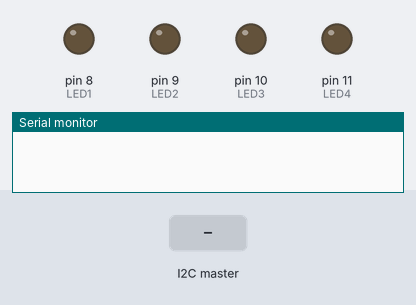
Bench run of a sketch on a simulated Arduino Uno, built with avr-gcc and run on an emulated ATmega328P. Parts: output pins drawn as LEDs (lit = HIGH), the last lines printed to the serial monitor. Inputs (shaded band) come from the test bench.

Above: at 2.2 s.
2.3 s: the I2C master sends the byte 1
At 3.3 s:
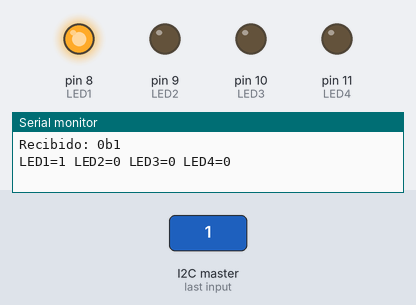
3.8 s: the I2C master sends the byte 2
At 4.4 s:
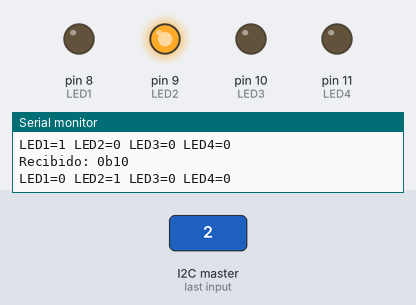
5.3 s: the I2C master sends the byte 90
At 6.5 s:
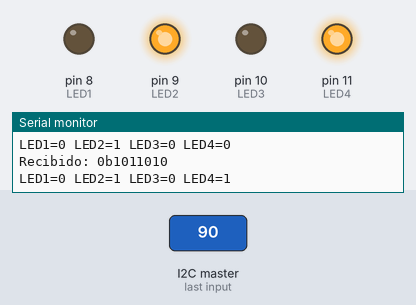
6.8 s: the I2C master sends the byte 200
At 7.9 s:
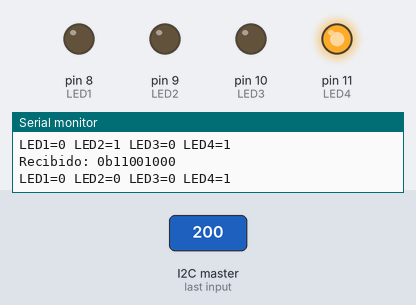
8.3 s: the I2C master sends the byte 0
At 9.0 s:
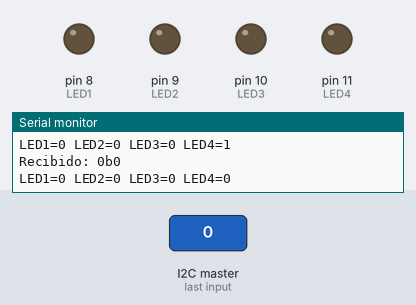
Timing chart, 0 to 10.8 s (numbered marks = the images above; inputs shaded):
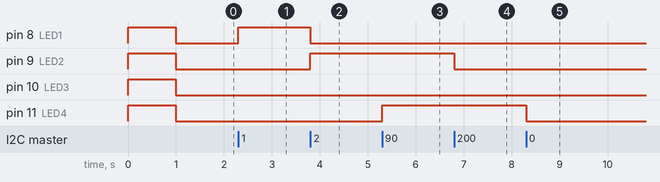

Measured:
- after the input at 2.3 s, pin 8 (LED1): LOW → HIGH at once
- after the input at 3.8 s, pin 8 (LED1): HIGH → LOW at once; pin 9 (LED2): LOW → HIGH at once
- after the input at 5.3 s, pin 11 (LED4): LOW → HIGH at once
- after the input at 6.8 s, pin 9 (LED2): HIGH → LOW at once
- after the input at 8.3 s, pin 11 (LED4): HIGH → LOW at once

The sketch:

PRACTICA8RECEPTOR.ino
```cpp
// RECEPTOR - LEDs en pines 8, 9, 10, 11
#include <Wire.h>

const int LED1 = 8, LED2 = 9, LED3 = 10, LED4 = 11;
#define MY_ADDR 0x08

volatile byte datoRecibido = 0;
volatile bool hayDato = false;

void setup() {
  pinMode(LED1, OUTPUT);
  pinMode(LED2, OUTPUT);
  pinMode(LED3, OUTPUT);
  pinMode(LED4, OUTPUT);

  // Test visual al arrancar
  digitalWrite(LED1, HIGH); digitalWrite(LED2, HIGH);
  digitalWrite(LED3, HIGH); digitalWrite(LED4, HIGH);
  delay(1000);
  digitalWrite(LED1, LOW);  digitalWrite(LED2, LOW);
  digitalWrite(LED3, LOW);  digitalWrite(LED4, LOW);

  Wire.begin(MY_ADDR);
  Wire.onReceive(recibirDato);
  Serial.begin(9600);
}

void loop() {
  if (hayDato) {
    hayDato = false;
    byte dato = datoRecibido;

    Serial.print("Recibido: 0b");
    Serial.println(dato, BIN);
    Serial.print("LED1="); Serial.print((dato >> 0) & 1);
    Serial.print(" LED2="); Serial.print((dato >> 1) & 1);
    Serial.print(" LED3="); Serial.print((dato >> 2) & 1);
    Serial.print(" LED4="); Serial.println((dato >> 3) & 1);
  }
}

void recibirDato(int n) {
  while (Wire.available()) {
    datoRecibido = Wire.read();
    digitalWrite(LED1, (datoRecibido >> 0) & 1);
    digitalWrite(LED2, (datoRecibido >> 1) & 1);
    digitalWrite(LED3, (datoRecibido >> 2) & 1);
    digitalWrite(LED4, (datoRecibido >> 3) & 1);
    hayDato = true;
  }
}
```
